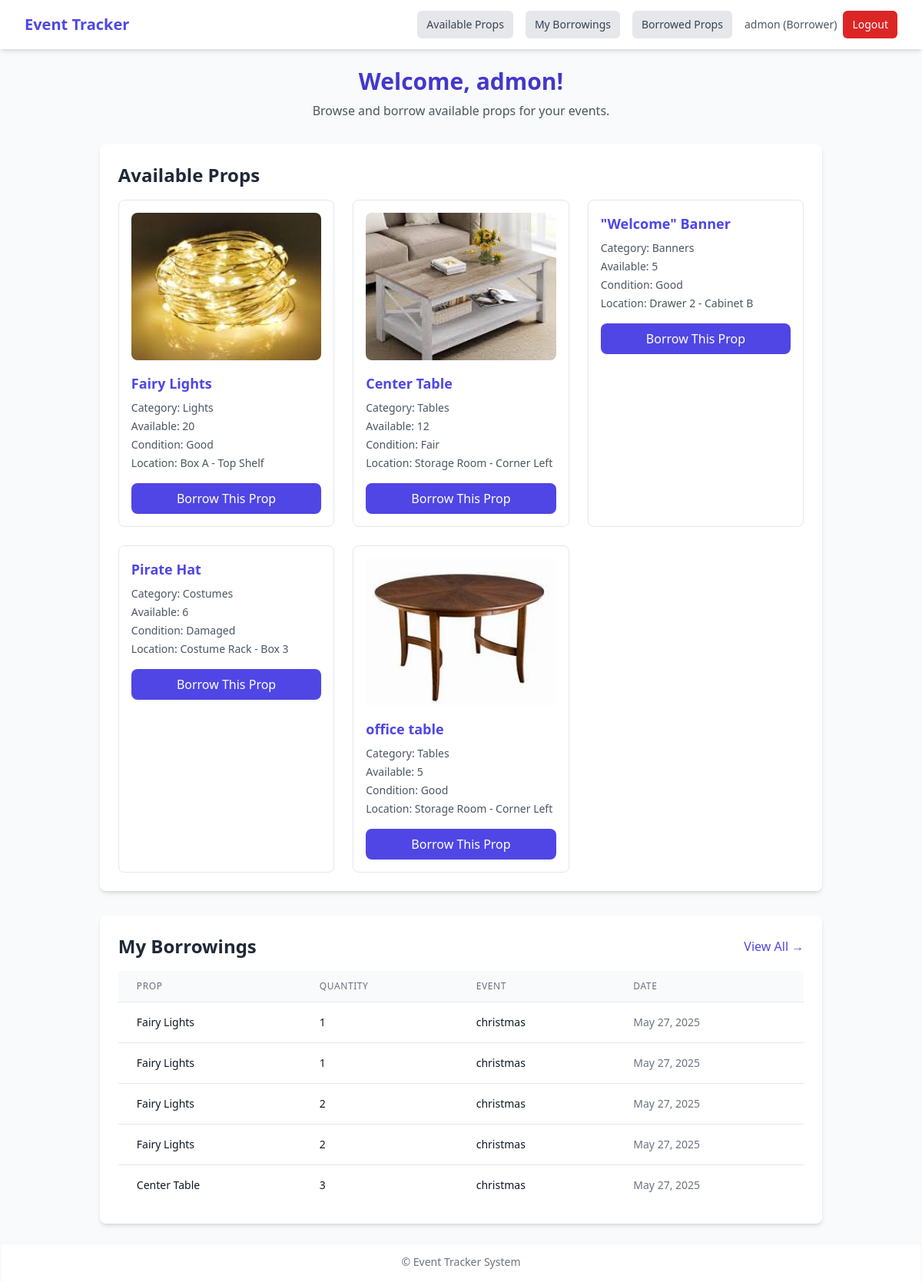
The page / (signed in) on the database its author committed.
### inventory/models.py (models this page shows, shortened)
class UserProfile(models.Model):
    ROLE_CHOICES = [
        ('admin', 'Admin'),
        ('borrower', 'Borrower'),
    ]
    user = models.OneToOneField(User, on_delete=models.CASCADE, related_name='profile')
    role = models.CharField(max_length=10, choices=ROLE_CHOICES, default='borrower')
    phone = models.CharField(max_length=20, blank=True, null=True)
    @property
    def is_admin(self):
        return self.role == 'admin'

class Prop(models.Model):
    CATEGORY_CHOICES = [
        ('Lights', 'Lights'),
        ('Tables', 'Tables'),
        ('Banners', 'Banners'),
        ('Costumes', 'Costumes'),
        ('Others', 'Others'),
    ]
    CONDITION_CHOICES = [
        ('Good', 'Good'),
        ('Fair', 'Fair'),
        ('Damaged', 'Damaged'),
    ]
    name = models.CharField(max_length=100)
    category = models.CharField(max_length=20, choices=CATEGORY_CHOICES)
    quantity = models.PositiveIntegerField()
    condition = models.CharField(max_length=10, choices=[('Good', 'Good'), ('Fair', 'Fair'), ('Damaged', 'Damaged')])
    storage_location = models.CharField(max_length=100)
    image = models.ImageField(upload_to='prop_images/', blank=True, null=True)

class PropUse(models.Model):
    RETURN_STATUS_CHOICES = [
        ('borrowed', 'Borrowed'),
        ('returned', 'Returned'),
        ('damaged', 'Damaged'),
        ('missing', 'Missing'),
    ]
    prop = models.ForeignKey(Prop, on_delete=models.CASCADE)
    quantity = models.PositiveIntegerField()
    timestamp = models.DateTimeField(auto_now_add=True)
    used_by_name = models.CharField(max_length=255)
    used_by = models.ForeignKey(User, on_delete=models.SET_NULL, null=True, blank=True)
    borrower = models.ForeignKey(Borrower, on_delete=models.SET_NULL, null=True, blank=True)
    used_at = models.DateTimeField(auto_now_add=True)
    event_name = models.CharField(max_length=100, null=True, blank=True)
    return_status = models.CharField(max_length=10, choices=RETURN_STATUS_CHOICES, default='borrowed')
    return_date = models.DateTimeField(null=True, blank=True)
    return_notes = models.TextField(blank=True, null=True)

### inventory/views.py (the view)
# urls.py: 2. Add a URL to urlpatterns:  path('', views.home, name='home')
@login_required
def home(request):
    if request.user.profile.is_admin:
        return render(request, 'inventory/home.html')
    else:
        props = Prop.objects.filter(quantity__gt=0)
        return render(request, 'inventory/borrower_home.html', {'props': props})

### inventory/templates/inventory/borrower_home.html
{% extends 'inventory/base.html' %}
{% block content %}
<div class="max-w-7xl mx-auto px-4 sm:px-6 lg:px-8">
    <div class="text-center mb-8">
        <h1 class="text-3xl font-bold text-indigo-700">Welcome, {{ user.username }}!</h1>
        <p class="mt-2 text-gray-600">Browse and borrow available props for your events.</p>
    </div>
    <div class="bg-white rounded-lg shadow-md p-6">
        <h2 class="text-2xl font-semibold text-gray-800 mb-4">Available Props</h2>
        {% if props %}
        <div class="grid grid-cols-1 md:grid-cols-2 lg:grid-cols-3 gap-6">
            {% for prop in props %}
            <div class="border rounded-lg p-4 hover:shadow-lg transition">
                {% if prop.image %}
                <img src="{{ prop.image.url }}" alt="{{ prop.name }}" class="w-full h-48 object-cover rounded-lg mb-4">
                {% endif %}
                <h3 class="text-lg font-semibold text-indigo-600">{{ prop.name }}</h3>
                <div class="mt-2 space-y-1 text-sm text-gray-600">
                    <p><span class="font-medium">Category:</span> {{ prop.category }}</p>
                    <p><span class="font-medium">Available:</span> {{ prop.quantity }}</p>
                    <p><span class="font-medium">Condition:</span> {{ prop.condition }}</p>
                    <p><span class="font-medium">Location:</span> {{ prop.storage_location }}</p>
                </div>
                {% if prop.quantity > 0 %}
                <a href="{% url 'use_prop' prop.id %}"
                   class="mt-4 inline-block w-full text-center bg-indigo-600 hover:bg-indigo-700 text-white font-medium py-2 px-4 rounded-lg transition">
                    Borrow This Prop
                </a>
                {% else %}
                <button disabled
                        class="mt-4 w-full bg-gray-300 text-gray-500 font-medium py-2 px-4 rounded-lg cursor-not-allowed">
                    Currently Unavailable
                </button>
                {% endif %}
            </div>
            {% endfor %}
        </div>
        {% else %}
        <div class="text-center text-gray-500 py-8">
            No props are currently available.
        </div>
        {% endif %}
    </div>
    <div class="mt-8 bg-white rounded-lg shadow-md p-6">
        <div class="flex justify-between items-center mb-4">
            <h2 class="text-2xl font-semibold text-gray-800">My Borrowings</h2>
            <a href="{% url 'my_borrowings' %}" class="text-indigo-600 hover:text-indigo-700 font-medium">
                View All →
            </a>
        </div>
        {% with recent_borrowings=user.propuse_set.all|slice:":5" %}
        {% if recent_borrowings %}
        <div class="overflow-x-auto">
            <table class="min-w-full divide-y divide-gray-200">
                <thead class="bg-gray-50">
                    <tr>
                        <th class="px-6 py-3 text-left text-xs font-medium text-gray-500 uppercase tracking-wider">Prop</th>
                        <th class="px-6 py-3 text-left text-xs font-medium text-gray-500 uppercase tracking-wider">Quantity</th>
                        <th class="px-6 py-3 text-left text-xs font-medium text-gray-500 uppercase tracking-wider">Event</th>
                        <th class="px-6 py-3 text-left text-xs font-medium text-gray-500 uppercase tracking-wider">Date</th>
                    </tr>
                </thead>
                <tbody class="bg-white divide-y divide-gray-200">
                    {% for borrowing in recent_borrowings %}
                    <tr>
                        <td class="px-6 py-4 whitespace-nowrap text-sm text-gray-900">{{ borrowing.prop.name }}</td>
                        <td class="px-6 py-4 whitespace-nowrap text-sm text-gray-900">{{ borrowing.quantity }}</td>
                        <td class="px-6 py-4 whitespace-nowrap text-sm text-gray-900">{{ borrowing.event_name }}</td>
                        <td class="px-6 py-4 whitespace-nowrap text-sm text-gray-500">{{ borrowing.timestamp|date:"M d, Y" }}</td>
                    </tr>
                    {% endfor %}
                </tbody>
            </table>
        </div>
        {% else %}
        <div class="text-center text-gray-500 py-4">
            You haven't borrowed any props yet.
        </div>
        {% endif %}
        {% endwith %}
    </div>
</div>
{% endblock %}

### inventory/templates/inventory/base.html (shortened to what this page needs)
<!DOCTYPE html>
<html lang="en" class="scroll-smooth">
<head>
    <script src="https://cdn.tailwindcss.com"></script>
</head>
<body class="bg-gray-50 text-gray-900 min-h-screen flex flex-col">
    <nav class="bg-white shadow-md">
        <div class="max-w-7xl mx-auto px-4 sm:px-6 lg:px-8">
            <div class="flex justify-between h-16 items-center">
                <div>
                    <a href="{% url 'home' %}" class="text-xl font-bold text-indigo-600 hover:text-indigo-700">
                        Event Tracker
                    </a>
                </div>
                {% if user.is_authenticated %}
                <div class="flex items-center space-x-4">
                    {% if user.profile.is_admin %}
                    <a href="{% url 'dashboard' %}" class="inline-block px-3 py-2 rounded-md text-sm font-medium bg-indigo-600 text-white hover:bg-indigo-700 transition">
                        Dashboard
                    </a>
                    <a href="{% url 'prop_list' %}" class="inline-block px-3 py-2 rounded-md text-sm font-medium bg-gray-200 text-gray-700 hover:bg-gray-300 transition">
                        Props
                    </a>
                    <a href="{% url 'borrower_list' %}" class="inline-block px-3 py-2 rounded-md text-sm font-medium bg-gray-200 text-gray-700 hover:bg-gray-300 transition">
                        Borrowers
                    </a>
                    {% else %}
                    <a href="{% url 'prop_list' %}" class="inline-block px-3 py-2 rounded-md text-sm font-medium bg-gray-200 text-gray-700 hover:bg-gray-300 transition">
                        Available Props
                    </a>
                    <a href="{% url 'my_borrowings' %}" class="inline-block px-3 py-2 rounded-md text-sm font-medium bg-gray-200 text-gray-700 hover:bg-gray-300 transition">
                        My Borrowings
                    </a>
                    {% endif %}
                    <a href="{% url 'borrowed_props_list' %}" class="inline-block px-3 py-2 rounded-md text-sm font-medium bg-gray-200 text-gray-700 hover:bg-gray-300 transition">
                        Borrowed Props
                    </a>
                    <div class="flex items-center space-x-2">
                        <span class="text-sm text-gray-600">
                            {{ user.username }} ({{ user.profile.get_role_display }})
                        </span>
                        <a href="{% url 'logout' %}" class="inline-block px-3 py-2 rounded-md text-sm font-medium bg-red-600 text-white hover:bg-red-700 transition">
                            Logout
                        </a>
                    </div>
                </div>
                {% endif %}
            </div>
        </div>
    </nav>
    <main class="flex-grow max-w-7xl mx-auto p-6">
        {% block content %}
        {% endblock %}
    </main>
    <footer class="bg-white shadow-inner text-center text-gray-500 text-sm py-4">
        &copy; {{ now|date:"Y" }} Event Tracker System
    </footer>
</body>
</html>

### rows shown on the page
Prop: image (picture), name "Fairy Lights", category "Lights", quantity "20", condition "Good", storage_location "Box A - Top Shelf", shows "Borrow This Prop"
Prop: image (picture), name "Center Table", category "Tables", quantity "12", condition "Fair", storage_location "Storage Room - Corner Left", shows "Borrow This Prop"
Prop: name "\"Welcome\" Banner", category "Banners", quantity "5", condition "Good", storage_location "Drawer 2 - Cabinet B", shows "Borrow This Prop"
Prop: name "Pirate Hat", category "Costumes", quantity "6", condition "Damaged", storage_location "Costume Rack - Box 3", shows "Borrow This Prop"
Prop: image (picture), name "office table", category "Tables", quantity "5", condition "Good", storage_location "Storage Room - Corner Left", shows "Borrow This Prop"
PropUse: prop.name "Fairy Lights", quantity "1", event_name "christmas", timestamp "May 27, 2025"
PropUse: prop.name "Fairy Lights", quantity "1", event_name "christmas", timestamp "May 27, 2025"
PropUse: prop.name "Fairy Lights", quantity "2", event_name "christmas", timestamp "May 27, 2025"
PropUse: prop.name "Fairy Lights", quantity "2", event_name "christmas", timestamp "May 27, 2025"
PropUse: prop.name "Center Table", quantity "3", event_name "christmas", timestamp "May 27, 2025"

### other values the page prints
{{ user.username }} "admon"
{{ user.profile.get_role_display }} "Borrower"
